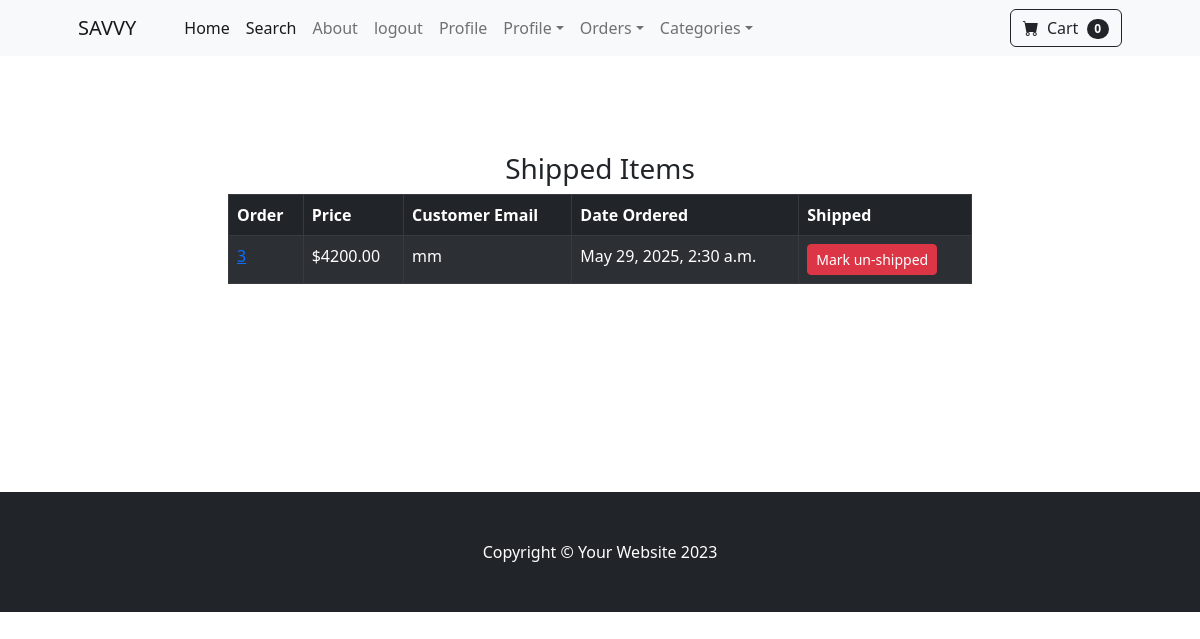
The page /payment/shipped_dash (signed in) on the database its author committed.
### payment/models.py (models this page shows, shortened)
class Order(models.Model):
    user = models.ForeignKey(User, on_delete=models.CASCADE, null=True, blank=True)
    full_name = models.CharField(max_length=255)
    email = models.EmailField(max_length=255)
    shipping_address = models.TextField(max_length=1500)
    amount_paid = models.DecimalField(max_digits=10, decimal_places=2)
    date_ordered = models.DateTimeField(auto_now_add=True)
    shipped = models.BooleanField(default=False)
    date_shipped = models.DateTimeField(blank = True, null= True)

### payment/views.py (the view, shortened to what this page needs)
# urls.py: path('shipped_dash', views.shipped_dash, name='shipped_dash'),
def shipped_dash(request):
    if request.user.is_authenticated and request.user.is_superuser:
        orders = Order.objects.filter(shipped=True)
        return render(request, 'payment/shipped_dash.html', {'orders': orders})
    else:
        messages.success(request, "Acess denied")
        return redirect('home')

### cart/cart.py (called while the page is built)
    def __len__(self):
        return len(self.cart)

### cart/context_processors.py (called while the page is built)
def cart(request):
    return {'cart': Cart(request)}

### payment/templates/payment/shipped_dash.html (shortened to what this page needs)
{% extends 'base.html'%}
{% block content%}
<br>
<br>
<br>
<br>
<div class="container">
    <div class="row">
        <center>
            <div class="col-8">
                <h3>Shipped Items</h3>
<table class="table table table-striped table table-hover table-dark table table-bordered">
  <thead>
        <tr>
            <th scope="col">Order</th>
            <th scope="col">Price</th>
            <th scope="col">Customer Email</th>
            <th scope="col">Date Ordered</th>
            <th scope="col">Shipped</th>
        </tr>
  </thead>
  <tbody>
    {% for item in orders %}
    <tr>
      <td><a href="{% url 'orders' item.id %}">{{ item.id}}</a></td>
      <td>${{item.amount_paid}}</td>
      <td>{{ item.email}}</td>
      <td>{{ item.date_shipped}}</td>
      <td>
            <form method="post">
                <button type="submit" class="btn btn-danger btn-sm">Mark un-shipped</button>
            </form>
      </td>
    </tr>
    {% endfor %}
  </tbody>
</table>
            </div>
        </center>
    </div>
</div>
<br>
<br>
<br>
<br>
<br>
<br>
<br>
<br>
{% endblock %}

### rows shown on the page
Order: id "3", amount_paid "4200.00", email "mm", date_shipped "May 29, 2025, 2:30 a.m."

### other values the page prints
{{ cart|length }} "0"
